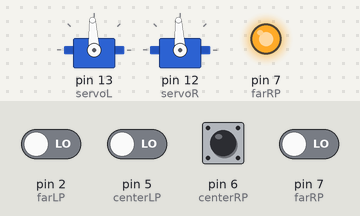
Simulated run of this sketch. Board: Arduino Uno, built with avr-gcc and run on an emulated ATmega328P. Shown: 2 × servo, output pins drawn as LEDs (lit = HIGH). The test bench sets the inputs (shaded band); at power-on: pin 2 (farLP), pin 5 (centerLP), pin 6 (centerRP), pin 7 (farRP) LOW. What the sketch prints to the serial monitor is not drawn.

Above: at 1.2 s.
1.3 s: pin 2 (farLP) driven HIGH
2.8 s: pin 2 (farLP) driven LOW
5.8 s: pin 5 (centerLP) driven HIGH
7.3 s: pin 5 (centerLP) driven LOW
10.3 s: pin 6 (centerRP) driven HIGH
11.8 s: pin 6 (centerRP) pulsed LOW 2 times (0.12 s each, 0.3 s apart)
Timing chart, 0 to 14.8 s (numbered marks = the images above; inputs shaded):
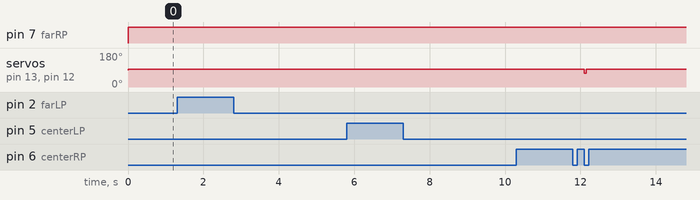

Measured:
- after the input at 11.8 s, servo on pin 13 (servoL), servo on pin 12 (servoR): 93° → 73° after 0.30 s, → 93° 0.06 s later

The sketch:

LF_cycling.ino
```cpp
/** code by Patricia Torvalds and David Betancourt **/

#include <Servo.h>                           // Use the Servo library (included with Arduino IDE)

Servo servoL;                                // Define the left and right servos
Servo servoR;

int farLP = 2;
int centerLP = 5;
int centerRP = 6;
int farRP = 7;
int Left = 0;
int Right = 0;


// Perform these steps with the Arduino is first powered on
void setup()
{
  Serial.begin(9600);                        // Set up Arduino Serial Monitor at 9600 baud
  servoL.attach(13);                         // Attach (programmatically connect) servos to pins on Arduino
  servoR.attach(12);

}

long RCTime(int sensorIn){
   long duration = 0;
   pinMode(sensorIn, OUTPUT);     // Make pin OUTPUT
   digitalWrite(sensorIn, HIGH);  // Pin HIGH (discharge capacitor)
   delay(1);                      // Wait 1ms
   pinMode(sensorIn, INPUT);      // Make pin INPUT
   digitalWrite(sensorIn, LOW);   // Turn off internal pullups
   while(digitalRead(sensorIn)){  // Wait for pin to go LOW
      duration++;
   }
   return duration;
}

int isHighfR(int rctime) {
  if(rctime < 15)
    return 0;
  else
    return 1;
}

int isHighCR(int rctime) {
  if(rctime < 25)
    return 0;
  else
    return 1;
}

int isHighCL(int rctime) {
  if(rctime < 17)
    return 0;
  else
    return 1;
}

int isHighfL(int rctime) {
  if(rctime < 5)
    return 0;
  else
    return 1;
}

void loop()
{
  pinMode(farLP, OUTPUT);
  pinMode(centerLP, OUTPUT);
  pinMode(centerRP, OUTPUT);
  pinMode(farRP, OUTPUT);

  digitalWrite(farLP, HIGH);
  digitalWrite(centerLP, HIGH);
  digitalWrite(centerRP, HIGH);
  digitalWrite(farRP, HIGH);
  delayMicroseconds(230); // allow capcitor charge in QTI

  pinMode(farLP, INPUT);
  pinMode(centerLP, INPUT);
  pinMode(centerRP, INPUT);
  pinMode(farRP, INPUT);

  digitalWrite(farLP, LOW);
  digitalWrite(centerLP, LOW);
  digitalWrite(centerRP, LOW);
  digitalWrite(farRP, LOW);

  delayMicroseconds(230);

  int pin4 = isHighfR(RCTime(farRP));
  int pin1 = isHighCR(RCTime(centerRP));
  int pin2 = isHighCL(RCTime(centerLP));
  int pin3 = isHighfL(RCTime(farLP));
  Serial.println(RCTime(centerLP));
  //Serial.println(isHighCR(RCTime(farRP)));
  String s = String(pin1) + String(pin2) + String(pin3) +String(pin4);
  int pins = s.toInt();
  Serial.println(pins);

  // Determine how to steer based on state of the four QTI sensors
  int vL, vR;
  switch(pins)                               // Compare pins to known line following states
  {
    case 1000:
      vL = -200;                             // -100 to 100 indicate course correction values
      vR = 200;                              // -100: full reverse; 0=stopped; 100=full forward
      Left = Left + 1;
      break;
    case 1100:
      vL = -200;
      vR = 0;
      Left = Left + 1;
      break;
    case 101:
      vL = -200;
      vR = -200;
    case 1010:
      vL = 200;
      vR = 200;
    case 100:
      vL = -200;
      vR = 200;
      Left = Left + 1;
      break;
    case 110:
      vL = 100;
      vR = 100;
      break;
    case 10:
      vL = 200;
      vR = 200;
      // vR = -200
      break;
    case 11:
      vL = 0;
      vR = -200;
      Right = Right + 1;
      break;
    case 1:
      vL = 200;
      vR = -200;
      Right = Right + 1;
      break;
    case 1110:
      vL = -200;
      vR = 200;
      Left = Left + 1;
      break;
    case 111:
      vL = 200;
      vR = -200;
      Right = (Right + 1);
      break;
    case 1111:
      //servoL.writeMicroseconds(1500);      // Steer robot to recenter it over the line
      //servoR.writeMicroseconds(1500);
      //delay(250);
      //servoL.writeMicroseconds(1500 + 100);      // Steer robot to recenter it over the line
      //servoR.writeMicroseconds(1500 - 100);
      vL = 100;
      vR = 100;
      servoL.writeMicroseconds(1300);         // Left wheel counterclockwise
      servoR.writeMicroseconds(1300);        // Right wheel clockwise
      delay(750);                               // ...for 3 seconds

      servoL.detach();                        // Stop sending servo signals
      servoR.detach();

//      if(Left > Right){
//        servoR.writeMicroseconds(1500 - 100);
//      delay(250);
//      }
//      else if(Right > Left) {
//        servoL.writeMicroseconds(1500 + 100);
//        delay(250);
//      }
      break;

    case 0000:
      vL = 0;
      vR = 0;
      break;
  }

  servoL.writeMicroseconds(1500 + vL);      // Steer robot to recenter it over the line
  servoR.writeMicroseconds(1500 - vR);

  delay(50);                                // Delay for 50 milliseconds (1/20 second)
}
```
